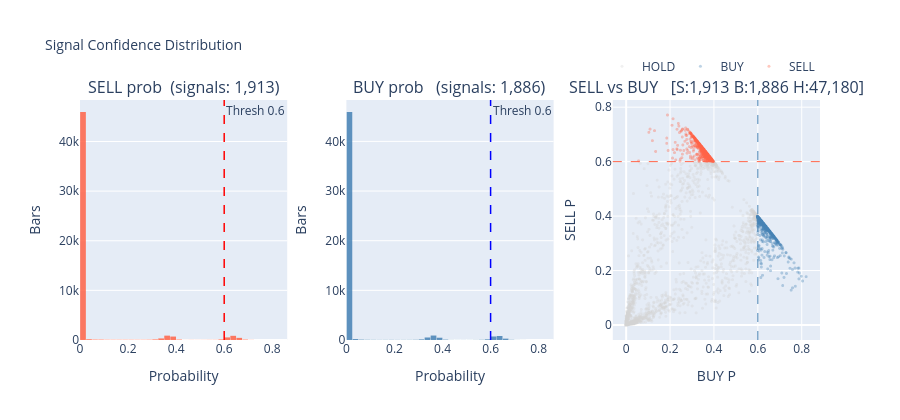

This figure's notebook cell:
### Code cell
# Signal Confidence Distribution
n_buy  = (preds['raw_signal'] ==  1).sum()
n_sell = (preds['raw_signal'] == -1).sum()
n_hold = (preds['raw_signal'] ==  0).sum()
bins   = dict(start=0, end=1, size=0.025)

fig = make_subplots(rows=1, cols=3,
    subplot_titles=(
        f'SELL prob  (signals: {n_sell:,})',
        f'BUY prob   (signals: {n_buy:,})',
        f'SELL vs BUY   [S:{n_sell:,} B:{n_buy:,} H:{n_hold:,}]',
    ),
    horizontal_spacing=0.08,
)

fig.add_trace(go.Histogram(x=preds['sell_prob'], xbins=bins,
    marker_color='tomato', opacity=0.85, name='SELL', showlegend=False), row=1, col=1)
fig.add_vline(x=SELL_THRESHOLD, line=dict(color='red', dash='dash', width=1.5),
    annotation_text=f'Thresh {SELL_THRESHOLD}', annotation_position='top right', row=1, col=1)

fig.add_trace(go.Histogram(x=preds['buy_prob'], xbins=bins,
    marker_color='steelblue', opacity=0.85, name='BUY', showlegend=False), row=1, col=2)
fig.add_vline(x=BUY_THRESHOLD, line=dict(color='blue', dash='dash', width=1.5),
    annotation_text=f'Thresh {BUY_THRESHOLD}', annotation_position='top right', row=1, col=2)

colour_map = {1: 'steelblue', -1: 'tomato', 0: 'lightgrey'}
label_map  = {1: 'BUY',       -1: 'SELL',   0: 'HOLD'}
for sig_val in [0, 1, -1]:
    mask = preds['raw_signal'] == sig_val
    fig.add_trace(go.Scattergl(
        x=preds.loc[mask, 'buy_prob'], y=preds.loc[mask, 'sell_prob'],
        mode='markers', marker=dict(color=colour_map[sig_val], size=3, opacity=0.35),
        name=label_map[sig_val]), row=1, col=3)

fig.add_vline(x=BUY_THRESHOLD,  line=dict(color='steelblue', dash='dash', width=1), row=1, col=3)
fig.add_hline(y=SELL_THRESHOLD, line=dict(color='tomato',    dash='dash', width=1), row=1, col=3)

fig.update_layout(title_text='Signal Confidence Distribution', title_font_size=14,
                  height=420, bargap=0.05,
                  legend=dict(orientation='h', yanchor='bottom', y=1.08, xanchor='right', x=1))
fig.update_xaxes(title_text='Probability', row=1, col=1)
fig.update_xaxes(title_text='Probability', row=1, col=2)
fig.update_xaxes(title_text='BUY P', row=1, col=3)
fig.update_yaxes(title_text='Bars',  row=1, col=1)
fig.update_yaxes(title_text='Bars',  row=1, col=2)
fig.update_yaxes(title_text='SELL P', row=1, col=3)
fig.show()

### Figure 1 — Plotly figure (JSON) as saved in the notebook; plotly's stock layout.template omitted (floating-point values rounded to 4 significant figures; data arrays with more than 128 entries replaced by an {"elided": "..."} marker saying what was removed)
{"data": [{"marker": {"color": "tomato"}, "name": "SELL", "opacity": 0.85, "showlegend": false, "type": "histogram", "x": {"elided": "50979 float values"}, "xaxis": "x", "xbins": {"end": 1, "size": 0.025, "start": 0}, "yaxis": "y"}, {"marker": {"color": "steelblue"}, "name": "BUY", "opacity": 0.85, "showlegend": false, "type": "histogram", "x": {"elided": "50979 float values"}, "xaxis": "x2", "xbins": {"end": 1, "size": 0.025, "start": 0}, "yaxis": "y2"}, {"marker": {"color": "lightgrey", "opacity": 0.35, "size": 3}, "mode": "markers", "name": "HOLD", "type": "scattergl", "x": {"elided": "47180 float values"}, "xaxis": "x3", "y": {"elided": "47180 float values"}, "yaxis": "y3"}, {"marker": {"color": "steelblue", "opacity": 0.35, "size": 3}, "mode": "markers", "name": "BUY", "type": "scattergl", "x": {"elided": "1886 float values"}, "xaxis": "x3", "y": {"elided": "1886 float values"}, "yaxis": "y3"}, {"marker": {"color": "tomato", "opacity": 0.35, "size": 3}, "mode": "markers", "name": "SELL", "type": "scattergl", "x": {"elided": "1913 float values"}, "xaxis": "x3", "y": {"elided": "1913 float values"}, "yaxis": "y3"}], "layout": {"annotations": [{"font": {"size": 16}, "showarrow": false, "text": "SELL prob  (signals: 1,913)", "x": 0.14, "xanchor": "center", "xref": "paper", "y": 1, "yanchor": "bottom", "yref": "paper"}, {"font": {"size": 16}, "showarrow": false, "text": "BUY prob   (signals: 1,886)", "x": 0.5, "xanchor": "center", "xref": "paper", "y": 1, "yanchor": "bottom", "yref": "paper"}, {"font": {"size": 16}, "showarrow": false, "text": "SELL vs BUY   [S:1,913 B:1,886 H:47,180]", "x": 0.86, "xanchor": "center", "xref": "paper", "y": 1, "yanchor": "bottom", "yref": "paper"}, {"showarrow": false, "text": "Thresh 0.6", "x": 0.6, "xanchor": "left", "xref": "x", "y": 1, "yanchor": "top", "yref": "y domain"}, {"showarrow": false, "text": "Thresh 0.6", "x": 0.6, "xanchor": "left", "xref": "x2", "y": 1, "yanchor": "top", "yref": "y2 domain"}], "bargap": 0.05, "height": 420, "legend": {"orientation": "h", "x": 1, "xanchor": "right", "y": 1.08, "yanchor": "bottom"}, "shapes": [{"line": {"color": "red", "dash": "dash", "width": 1.5}, "type": "line", "x0": 0.6, "x1": 0.6, "xref": "x", "y0": 0, "y1": 1, "yref": "y domain"}, {"line": {"color": "blue", "dash": "dash", "width": 1.5}, "type": "line", "x0": 0.6, "x1": 0.6, "xref": "x2", "y0": 0, "y1": 1, "yref": "y2 domain"}, {"line": {"color": "steelblue", "dash": "dash", "width": 1}, "type": "line", "x0": 0.6, "x1": 0.6, "xref": "x3", "y0": 0, "y1": 1, "yref": "y3 domain"}, {"line": {"color": "tomato", "dash": "dash", "width": 1}, "type": "line", "x0": 0, "x1": 1, "xref": "x3 domain", "y0": 0.6, "y1": 0.6, "yref": "y3"}], "title": {"font": {"size": 14}, "text": "Signal Confidence Distribution"}, "xaxis": {"anchor": "y", "domain": [0, 0.28], "title": {"text": "Probability"}}, "xaxis2": {"anchor": "y2", "domain": [0.36, 0.64], "title": {"text": "Probability"}}, "xaxis3": {"anchor": "y3", "domain": [0.72, 1], "title": {"text": "BUY P"}}, "yaxis": {"anchor": "x", "domain": [0, 1], "title": {"text": "Bars"}}, "yaxis2": {"anchor": "x2", "domain": [0, 1], "title": {"text": "Bars"}}, "yaxis3": {"anchor": "x3", "domain": [0, 1], "title": {"text": "SELL P"}}}}
